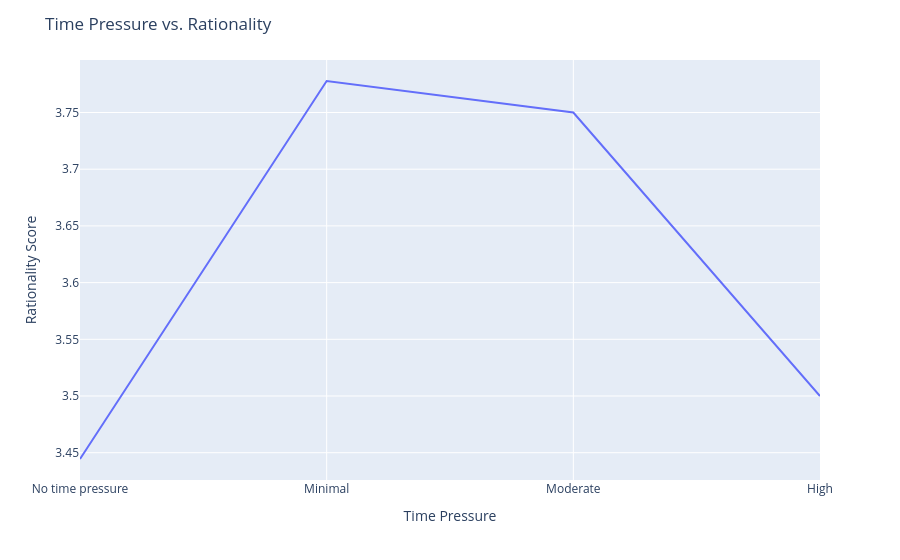

Here is the notebook cell this chart was saved with:
### Code cell
#plot time pressure against average rationality using a line plot
time_pressure_rationality = px.line(time_pressure_rationality,
                                     x='Time Pressure',
                                     y='Rationality')
time_pressure_rationality.update_layout(title='Time Pressure vs. Rationality', xaxis_title='Time Pressure', yaxis_title='Rationality Score')
time_pressure_rationality.show()

### Figure 1 — Plotly figure (JSON) as saved in the notebook; plotly's stock layout.template omitted (floating-point values rounded to 4 significant figures)
{"data": [{"hovertemplate": "Time Pressure=%{x}<br>Rationality=%{y}<extra></extra>", "legendgroup": "", "line": {"color": "#636efa", "dash": "solid"}, "marker": {"symbol": "circle"}, "mode": "lines", "name": "", "orientation": "v", "showlegend": false, "type": "scatter", "x": ["No time pressure", "Minimal", "Moderate", "High"], "xaxis": "x", "y": [3.444, 3.778, 3.75, 3.5], "yaxis": "y"}], "layout": {"legend": {"tracegroupgap": 0}, "margin": {"t": 60}, "title": {"text": "Time Pressure vs. Rationality"}, "xaxis": {"anchor": "y", "domain": [0, 1], "title": {"text": "Time Pressure"}}, "yaxis": {"anchor": "x", "domain": [0, 1], "title": {"text": "Rationality Score"}}}}
